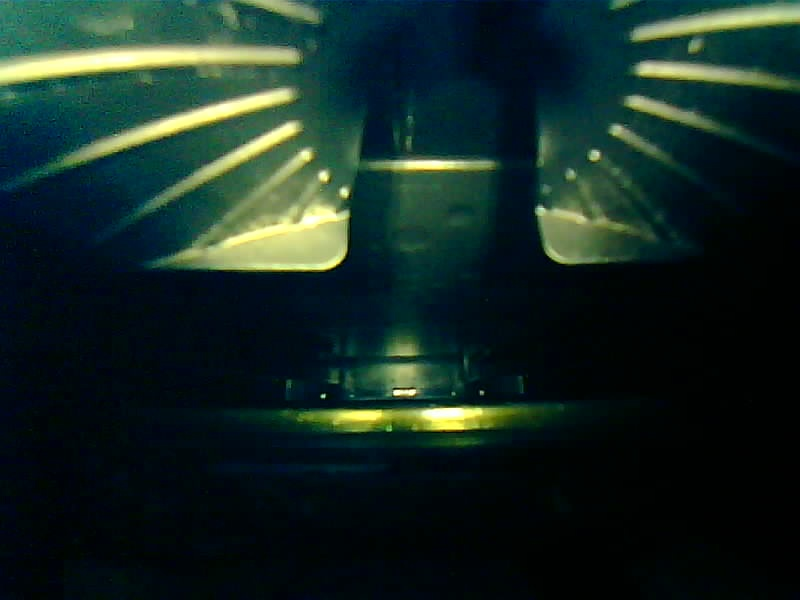
#> input picture Day 3 with weak models/images/Trial 1.jpg, 800 x 600 px, found by its file name
$ jupyter execute --allow-errors NewFlow.ipynb
#> lines starting #> are read from the running program, lines starting #| are printed output that depends on the picture; after the words box and inside, x2 and y2 are one past the last pixel; in counts of white or black regions, pixels touching at a corner belong together
#> further down, image is the input picture: shape (600, 800, 3); mean B, G, R 35.5, 40.6, 21.4
[cell 1]
import cv2
import numpy as np

import matplotlib.pyplot as plt

### Module 1

#### Dough ball detection

[cell 2]
import cv2
import numpy as np
import matplotlib.pyplot as plt

def detect_doughball_color_based(image):
    # Step 1: Convert to HSV color space
    hsv_image = cv2.cvtColor(image, cv2.COLOR_BGR2HSV)
#> hsv_image: shape (600, 800, 3); mean H, S, V 85.7, 217.4, 45.3

    # Step 2: Define the color range for doughball detection
    # Using the given HSV values (81, 12.2, 74.1) and setting a range around them
    lower_color = np.array([76, 0, 40])    # Lower HSV threshold
    upper_color = np.array([86, 50, 110])  # Upper HSV threshold

    # Create a mask to isolate the doughball color
    mask = cv2.inRange(hsv_image, lower_color, upper_color)
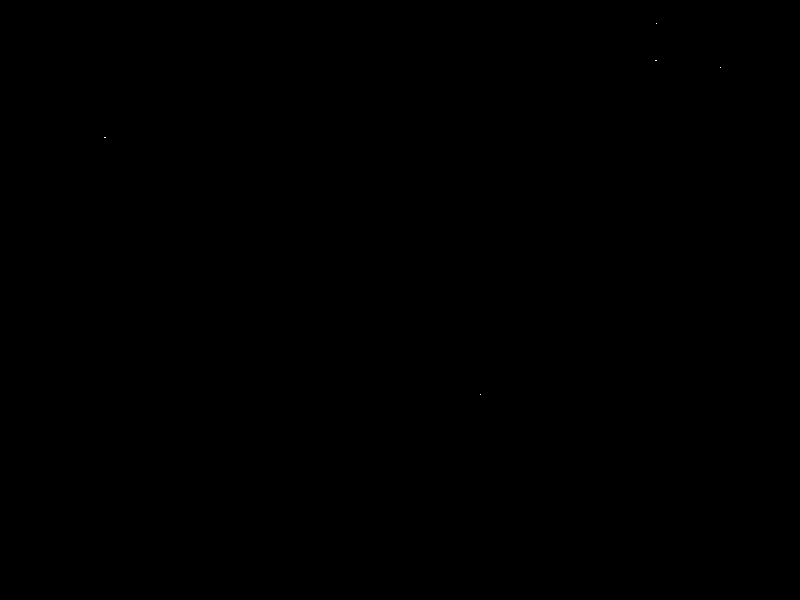
#> mask: shape (600, 800); 0% white in thin lines or dots, all inside (x1, y1, x2, y2) = (104, 23, 721, 395)

    # # Step 3: Morphological operations to clean up the mask
    # kernel = np.ones((5, 5), np.uint8)
    # mask = cv2.morphologyEx(mask, cv2.MORPH_CLOSE, kernel)  # Close small holes in the mask
    # mask = cv2.morphologyEx(mask, cv2.MORPH_OPEN, kernel)   # Remove small noise

    # Step 4: Contour Detection
    contours, _ = cv2.findContours(mask, cv2.RETR_EXTERNAL, cv2.CHAIN_APPROX_SIMPLE)
#> contours = 5 contours, all with area under 20

    # Filter out small contours (if needed)
    contours = [contour for contour in contours if cv2.contourArea(contour) > 5]
#> contours = []

    if len(contours) == 0:
        return None, mask, None

    # Find the largest contour
    largest_contour = max(contours, key=cv2.contourArea)

    return largest_contour, mask, contours

# Example usage with a sample image
image = cv2.imread('image collection/CV Image Collection/01 DB Detection and Centering/480x320/With Load/DB after 2nd tap/Trial 1.jpg')
largest_contour, mask, contours = detect_doughball_color_based(image)

if largest_contour is not None:
    # Step 5: Draw the contours on the original image for visualization
    result_image = image.copy()
    cv2.drawContours(result_image, contours, -1, (0, 255, 0), 2)  # Draw all contours
    cv2.drawContours(result_image, [largest_contour], -1, (255, 0, 0), 2)  # Highlight largest contour in red

    # Display the result
    plt.figure(figsize=(15, 15))
    plt.subplot(121)
    plt.imshow(mask, cmap='gray')
    plt.title('Mask')
    plt.subplot(122)
    plt.imshow(cv2.cvtColor(result_image, cv2.COLOR_BGR2RGB))
    plt.title('Detected Contours with Largest Contour Highlighted')
    plt.show()
else:
    print("Doughball not detected")

[cell 3]
import cv2
import numpy as np
import matplotlib.pyplot as plt

def detect_doughball_color_based(image):
    # Step 1: Convert to HSV color space
    hsv_image = cv2.cvtColor(image, cv2.COLOR_BGR2HSV)
    #(81, 12.2, 74.1)
    # Step 2: Adjusted color range for doughball detection
    # Increasing the tolerance range to capture more variations in doughball color
    lower_color = np.array([75, 10, 60])   # Increased tolerance for hue and value
    upper_color = np.array([85, 15, 85]) # Increased tolerance for saturation and value

    # Create a mask to isolate the doughball color
    mask = cv2.inRange(hsv_image, lower_color, upper_color)
#> mask: shape (600, 800); every value is 0

    # Step 3: Morphological operations to clean up the mask
    kernel = np.ones((5, 5), np.uint8)
    mask = cv2.morphologyEx(mask, cv2.MORPH_CLOSE, kernel)  # Close small holes in the mask
    mask = cv2.morphologyEx(mask, cv2.MORPH_OPEN, kernel)   # Remove small noise

    # Step 4: Contour Detection
    contours, _ = cv2.findContours(mask, cv2.RETR_EXTERNAL, cv2.CHAIN_APPROX_SIMPLE)
#> contours = []

    if len(contours) == 0:
        print("No contours found")
        return None, mask, None

    # Display the result with all contours drawn
    result_image = image.copy()
    cv2.drawContours(result_image, contours, -1, (0, 255, 0), 2)  # Draw all contours

    # Display the mask and the result image with contours
    plt.figure(figsize=(15, 15))
    plt.subplot(121)
    plt.imshow(mask, cmap='gray')
    plt.title('Mask with Adjusted Range')
    plt.subplot(122)
    plt.imshow(cv2.cvtColor(result_image, cv2.COLOR_BGR2RGB))
    plt.title('Detected Contours with Adjusted Range')
    plt.show()

    # Find the largest contour
    largest_contour = max(contours, key=cv2.contourArea)

    return largest_contour, mask, contours

# Example usage with a sample image
image = cv2.imread('image collection/CV Image Collection/01 DB Detection and Centering/480x320/With Load/DB after 2nd tap/Trial 1.jpg')
largest_contour, mask, contours = detect_doughball_color_based(image)

[cell 4]
target_color = np.array([81, 12.2, 74.1])

# detect doughball color based on the given HSV values in th complete image
def detect_doughball_color_based(image):
    # Step 1: Convert to HSV color space
    hsv_image = cv2.cvtColor(image, cv2.COLOR_BGR2HSV)

    # Step 2: Define the color range for doughball detection
    # Using the given HSV values (81, 12.2, 74.1) and setting a range around them
    lower_color = np.array([76, 0, 40])    # Lower HSV threshold
    upper_color = np.array([86, 50, 110])  # Upper HSV threshold

    # Create a mask to isolate the doughball color
    mask = cv2.inRange(hsv_image, lower_color, upper_color)

    # # Step 3: Morphological operations to clean up the mask
    # kernel = np.ones((5, 5), np.uint8)
    # mask = cv2.morphologyEx(mask, cv2.MORPH_CLOSE, kernel)  # Close small holes in the mask
    # mask = cv2.morphologyEx(mask, cv2.MORPH_OPEN, kernel)   # Remove small noise

    # Step 4: Contour Detection
    contours, _ = cv2.findContours(mask, cv2.RETR_EXTERNAL, cv2.CHAIN_APPROX_SIMPLE)
#> contours = 5 contours, all with area under 20

    if len(contours) == 0:
        return None, mask, None

    # display the contours
    result_image = image.copy()
    cv2.drawContours(result_image, contours, -1, (0, 255, 0), 2)  # Draw all contours
#> result_image: shape (600, 800, 3); 0.01% of pixels changed, all inside (x1, y1, x2, y2) = (103, 22, 722, 396)

    # Display the result
    plt.figure(figsize=(15, 15))
    plt.subplot(121)
    plt.imshow(mask, cmap='gray')
    plt.title('Mask')
    plt.subplot(122)
    plt.imshow(cv2.cvtColor(result_image, cv2.COLOR_BGR2RGB))
    plt.title('Detected Contours')
    plt.show()
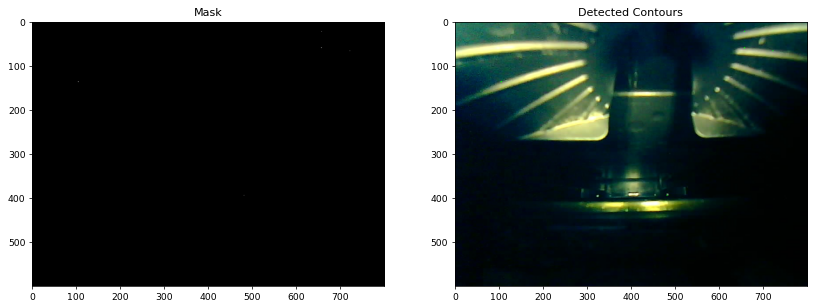
#> figure drawn by matplotlib, 2 panels

    # Find the largest contour
    largest_contour = max(contours, key=cv2.contourArea)
#> largest_contour = [[480, 394]]

    return largest_contour, mask, contours

# Example usage with a sample image
image = cv2.imread('image collection/CV Image Collection/01 DB Detection and Centering/480x320/With Load/DB after 2nd tap/Trial 1.jpg')
largest_contour, mask, contours = detect_doughball_color_based(image)
#> largest_contour = [[480, 394]]; contours = 5 contours, all with area under 20

[cell 5]
import cv2
import numpy as np

def detect_doughball(image):
    # Step 1: Preprocessing
    # Convert to grayscale
    gray_image = cv2.cvtColor(image, cv2.COLOR_BGR2GRAY)
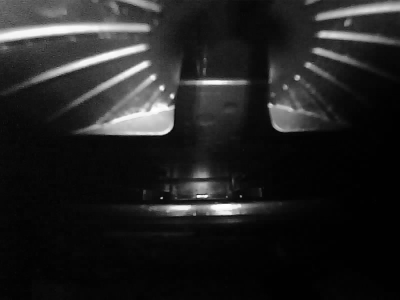
#> gray_image: shape (600, 800) (shown at 1/2 size); min 1, max 254, mean 34.2

    blurred_image = gray_image

    # Step 2: Background Subtraction and Thresholding
    #Assuming a reference background image is available (substitute with actual reference image)
    background_image = cv2.imread('image collection/CV Image Collection/01 DB Detection and Centering/480x320/Without Load/DB after 2nd tap/Trial 1.jpg', cv2.IMREAD_GRAYSCALE)
    background_subtracted = cv2.absdiff(blurred_image, background_image)
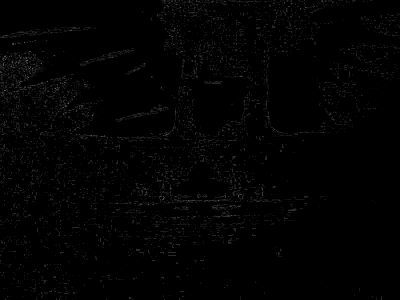
#> background_subtracted: shape (600, 800) (shown at 1/2 size); min 0, max 6, mean 0.0528; drawn with min black and max white

    # display the images and the difference
    plt.figure(figsize=(10, 10))
    plt.subplot(131)
    plt.imshow(blurred_image, cmap='gray')

    plt.subplot(132)
    plt.imshow(background_image, cmap='gray')

    plt.subplot(133)
    plt.imshow(background_subtracted, cmap='gray')
    cv2.imwrite('background_subtracted.jpg', background_subtracted)
    plt.show()

    # For simplicity, we are using only adaptive thresholding here
    threshold_image = cv2.adaptiveThreshold(blurred_image, 255, cv2.ADAPTIVE_THRESH_GAUSSIAN_C,
                                            cv2.THRESH_BINARY_INV, 11, 2)
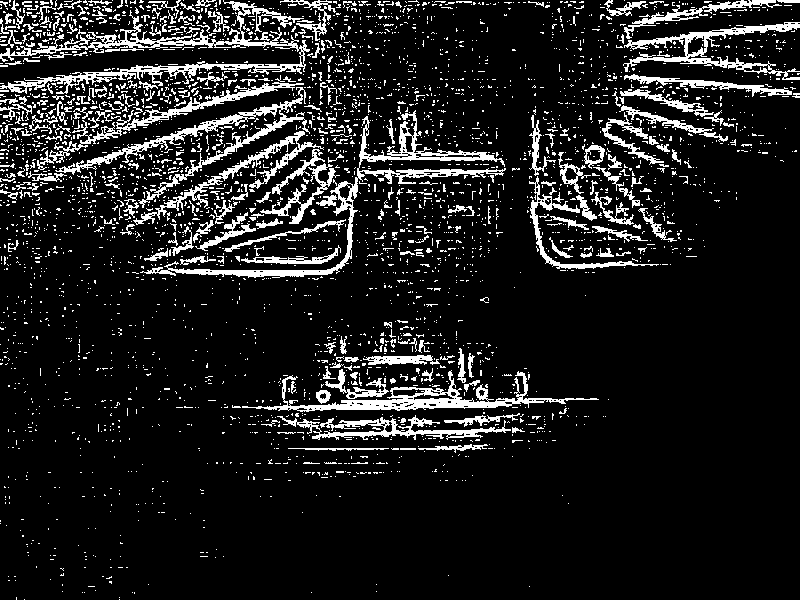
#> threshold_image: shape (600, 800); 11.7% white; 3451 white regions (3178 under 20 px)

    # Step 3: Contour Detection and Filtering, here we will try to find the largest contour of white blobs in the image. that will be our doughball
    contours, _ = cv2.findContours(threshold_image, cv2.RETR_EXTERNAL, cv2.CHAIN_APPROX_SIMPLE)
#> contours = 3448 contours, 3347 with area under 20; largest, box (x1, y1, x2, y2) and area: (0, 0, 310, 94) 3964, (140, 110, 506, 278) 3658, (242, 370, 599, 412) 2896, (55, 87, 310, 208) 2207, (623, 22, 800, 80) 2042

    # Filter out small contours
    contours = [contour for contour in contours if cv2.contourArea(contour) > 100]
#> contours = 34 contours; largest, box (x1, y1, x2, y2) and area: (0, 0, 310, 94) 3964, (140, 110, 506, 278) 3658, (242, 370, 599, 412) 2896, (55, 87, 310, 208) 2207, (623, 22, 800, 80) 2042

    if len(contours) == 0:
        return None, None, None

    # Find the largest contour
    largest_contour = max(contours, key=cv2.contourArea)
#> largest_contour = contour of 1578 points, box (x1, y1, x2, y2) (0, 0, 310, 94), area 3964

    # Step 4: Fit a circle to the contour
    center, radius = cv2.minEnclosingCircle(largest_contour)
#> center = (153.8, 62.96); radius = 155.8
    center = tuple(map(int, center))
#> center = (153, 62)
    radius = int(radius)
#> radius = 155


    return result_image, center, radius


# Example usage with a sample image
image = cv2.imread('image collection/CV Image Collection/01 DB Detection and Centering/480x320/With Load/DB after 2nd tap/Trial 1.jpg')
#> (the rest of this cell did not finish here and is left out)

$ run again, with Day 3 with weak models/images/Trial 2.jpg copied over Day 3 with weak models/images/Trial 1.jpg
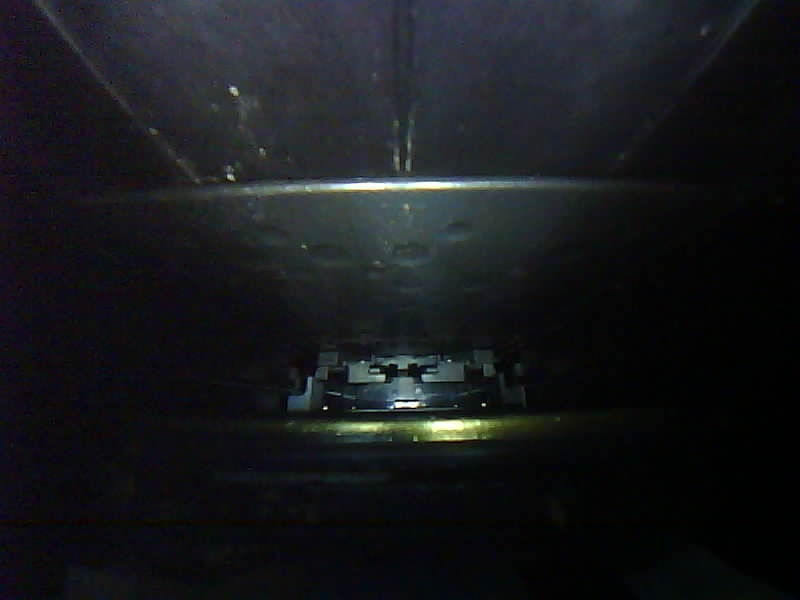
#> input picture Day 3 with weak models/images/Trial 2.jpg, 800 x 600 px, found by its file name
#> image is the input picture: shape (600, 800, 3); mean B, G, R 28.2, 25.2, 23.4
#> hsv_image: shape (600, 800, 3); mean H, S, V 90.6, 73.4, 29.5
#> in detect_doughball_color_based, `mask = cv2.inRange(hsv_image, lower_color, upper_color)`:
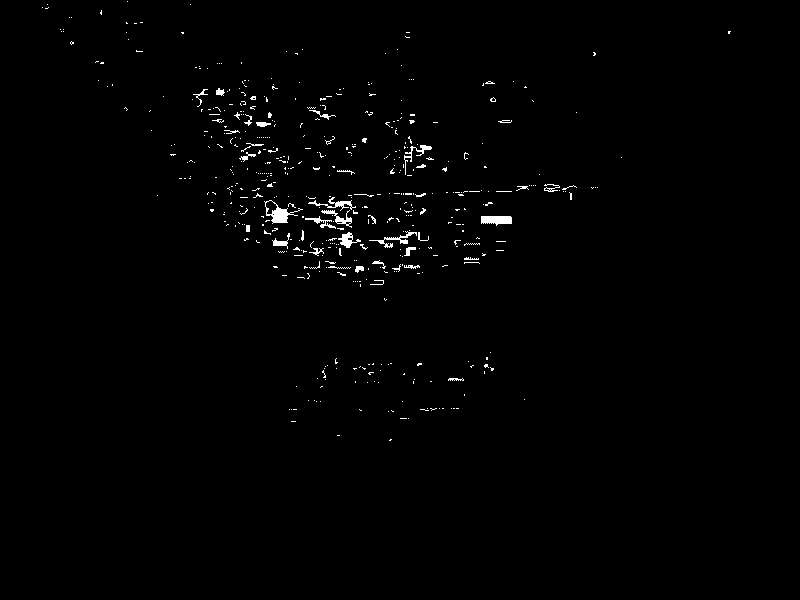
#> mask: shape (600, 800); 0.93% white in thin lines or dots, all inside (x1, y1, x2, y2) = (42, 1, 731, 441)
#> in detect_doughball_color_based, `contours, _ = cv2.findContours(mask, cv2.RETR_EXTERNAL, cv2.CHAIN_APPR..`: contours = 507 contours, 490 with area under 20; largest, box (x1, y1, x2, y2) and area: (264, 200, 303, 224) 318, (481, 216, 512, 226) 205, (338, 232, 361, 248) 130, (321, 210, 352, 228) 119, (369, 231, 417, 248) 100
#> in detect_doughball_color_based, `contours = [contour for contour in contours if cv2.contourArea(contour..`: contours = 55 contours, 38 with area under 20; largest, box (x1, y1, x2, y2) and area: (264, 200, 303, 224) 318, (481, 216, 512, 226) 205, (338, 232, 361, 248) 130, (321, 210, 352, 228) 119, (369, 231, 417, 248) 100
#> in detect_doughball_color_based, `largest_contour = max(contours, key=cv2.contourArea)`: largest_contour = contour of 64 points, box (x1, y1, x2, y2) (264, 200, 303, 224), area 318
#> in detect_doughball_color_based, `contours, _ = cv2.findContours(mask, cv2.RETR_EXTERNAL, cv2.CHAIN_APPR..`: contours = []
#> in detect_doughball_color_based, `contours, _ = cv2.findContours(mask, cv2.RETR_EXTERNAL, cv2.CHAIN_APPR..`: contours = 507 contours, 490 with area under 20; largest, box (x1, y1, x2, y2) and area: (264, 200, 303, 224) 318, (481, 216, 512, 226) 205, (338, 232, 361, 248) 130, (321, 210, 352, 228) 119, (369, 231, 417, 248) 100
#> in detect_doughball, `threshold_image = cv2.adaptiveThreshold(blurred_image, 255, cv2.ADAPTI..`:
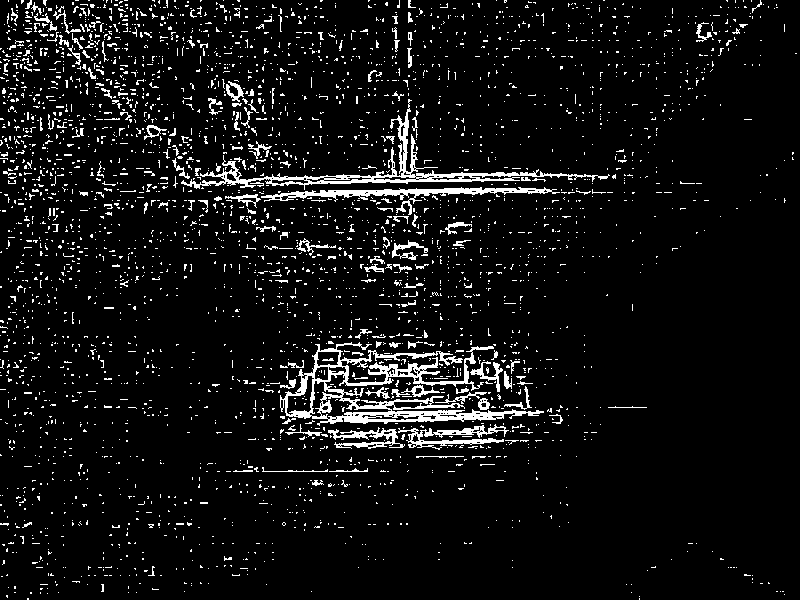
#> threshold_image: shape (600, 800); 6.8% white in thin lines or dots
#> in detect_doughball, `contours, _ = cv2.findContours(threshold_image, cv2.RETR_EXTERNAL, cv2..`: contours = 3403 contours, 3349 with area under 20; largest, box (x1, y1, x2, y2) and area: (280, 342, 544, 426) 6560, (181, 99, 610, 190) 2784, (261, 187, 560, 215) 1362, (398, 424, 509, 450) 775, (328, 427, 405, 449) 468
#> in detect_doughball, `contours = [contour for contour in contours if cv2.contourArea(contour..`: contours = 11 contours; largest, box (x1, y1, x2, y2) and area: (280, 342, 544, 426) 6560, (181, 99, 610, 190) 2784, (261, 187, 560, 215) 1362, (398, 424, 509, 450) 775, (328, 427, 405, 449) 468
#> in detect_doughball, `largest_contour = max(contours, key=cv2.contourArea)`: largest_contour = contour of 1014 points, box (x1, y1, x2, y2) (280, 342, 544, 426), area 6560
#> in detect_doughball, `center, radius = cv2.minEnclosingCircle(largest_contour)`: center = (411.5, 403.5); radius = 131.8
#> in detect_doughball, `center = tuple(map(int, center))`: center = (411, 403)
#> in detect_doughball, `radius = int(radius)`: radius = 131
#> `result_image, center, radius = detect_doughball(image)`: center = (411, 403); radius = 131
